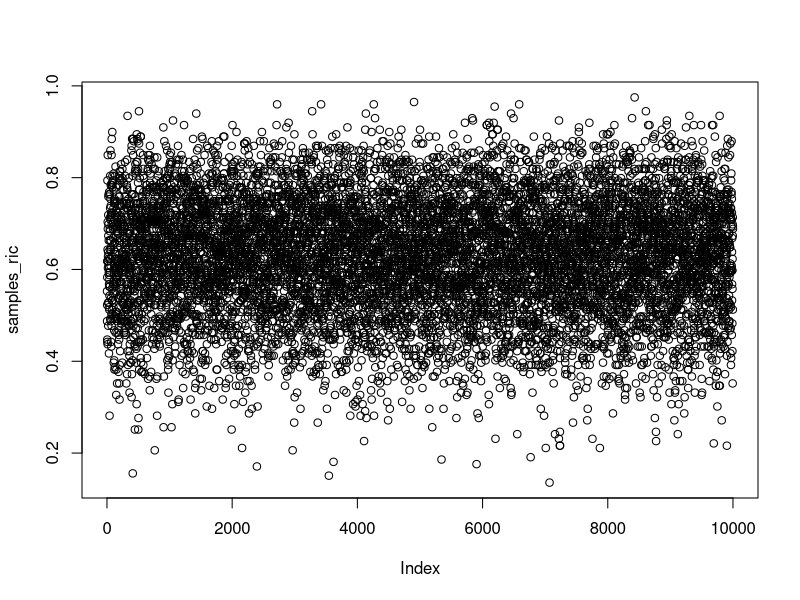

Source code (R): (Note: this script raises an error after producing the figure.)
## ---- chunk 1
#define grid
p_grid <- seq(from= 0, to = 1, length.out = 200) 
## ---- chunk 2

#- Riccardo: 3 correct answers out of 6 questions
#- Riccardo: 9 correct answers out of 10 questions (then he freaks out about teaching preparation and leaves)

prior_ric <- dnorm(p_grid, mean = 0.8, sd = 0.2)

#compute likelihood at each value in grid
likelihood_ric <- dbinom(3, size = 6, prob = p_grid)

#compute product of likelihood and prior
unstd.posterior_ric <- likelihood_ric * prior_ric

#standardise the posterior, so it sums to 1
prior_ric <- unstd.posterior_ric / sum(unstd.posterior_ric)

set.seed(69)
samples_ric <- sample(p_grid, prob = prior_ric, size=1e4 , replace=TRUE)
plot(samples_ric)
dens(samples_ric)

# posterior predictive distribution
ppd_r <- rbinom( 1e4 , size=10 , prob=samples_ric )
simplehist(ppd_r, xlab = "riccardo predicted answers")

# how does the first posterior miss
simplehist(ppd_r - 9)
## ---- chunk 3
#- Kristian: 2 correct answers out of 2 questions (then he gets bored)
#- Kristian: 8 correct answers out of 12 questions

prior_kris <- dnorm(p_grid, mean = 0.8, sd = 0.2)

#compute likelihood at each value in grid
likelihood_kris <- dbinom(2, size = 2, prob = p_grid)

#compute product of likelihood and prior
unstd.posterior_kris <- likelihood_kris * prior_kris 

#standardise the posterior, so it sums to 1
prior_kris <- unstd.posterior_kris / sum(unstd.posterior_kris)

set.seed(69)
samples_kris <- sample(p_grid, prob = prior_kris, size=1e4 , replace=TRUE)
plot(samples_kris)
dens(samples_kris) 

# posterior predictive distribution
ppd_k <- rbinom( 1e4 , size=12 , prob=samples_kris )
simplehist(ppd_k, xlab = "kristian predicted answers")

simplehist(ppd_k - 8)
## ---- chunk 4
#- Josh: 160 correct answers out of 198 questions (Josh never gets bored)
#- Josh: 148 correct answers out of 172 questions (again, Josh never gets bored)

prior_josh <- dnorm(p_grid, mean = 0.8, sd = 0.2)

#compute likelihood at each value in grid
likelihood_josh <- dbinom(160, size = 198, prob = p_grid)

#compute product of likelihood and prior
unstd.posterior_josh <- likelihood_josh * prior_josh
 
#standardise the posterior, so it sums to 1
prior_josh <- unstd.posterior_josh / sum(unstd.posterior_josh)

set.seed(69)
samples_josh <- sample(p_grid, prob = prior_josh, size=1e4 , replace=TRUE)
plot(samples_josh)
dens(samples_josh)

# posterior predictive distribution
ppd_j <- rbinom( 1e4 , size=172 , prob=samples_josh )
simplehist(ppd_j, xlab = "josh predicted answers")

simplehist(ppd_j - 148)
## ---- chunk 5
#- Mikkel: 66 correct answers out of 132 questions
#- Mikkel: 34 correct answers out of 65 questions

prior_mik <- dnorm(p_grid, mean = 0.8, sd = 0.2)
 
#compute likelihood at each value in grid
likelihood_mik <- dbinom(66, size = 132, prob = p_grid)

#compute product of likelihood and prior
unstd.posterior_mik <- likelihood_mik * prior_mik

#standardise the posterior, so it sums to 1
prior_mik <- unstd.posterior_mik / sum(unstd.posterior_mik)

set.seed(69)
samples_mik <- sample(p_grid, prob = prior_mik, size=1e4 , replace=TRUE)
plot(samples_mik)
dens(samples_mik)

# posterior predictive distribution
ppd_m <- rbinom( 1e4 , size=65 , prob=samples_mik)
simplehist(ppd_m, xlab = "mikkel predicted answers", col = blues9)

simplehist(ppd_m - 34) 
## ---- chunk 6
simplehist(ppd_r, xlab = "Posterior Prediction (Riccardo)", col = blues9[-(1:3)]) 
        abline(v = 9.08, col = "black", lty = 3, lwd = 2)

simplehist(ppd_k, xlab = "Posterior Prediction (Kristian)", col = blues9[-(1:3)])
        abline(v = 8.08, col = "black", lty = 3, lwd = 2)
           
simplehist(ppd_j, xlab = "Posterior Prediction (Josh)", col = blues9[-(1:3)])
        abline(v = 148.2, col = "black", lty = 3, lwd = 1.5)

simplehist(ppd_m, xlab = "Posterior Prediction (Mikkel)", col = blues9[-(1:3)])
        abline(v = 34.2, col = "black", lty = 3, lwd = 1.5)
